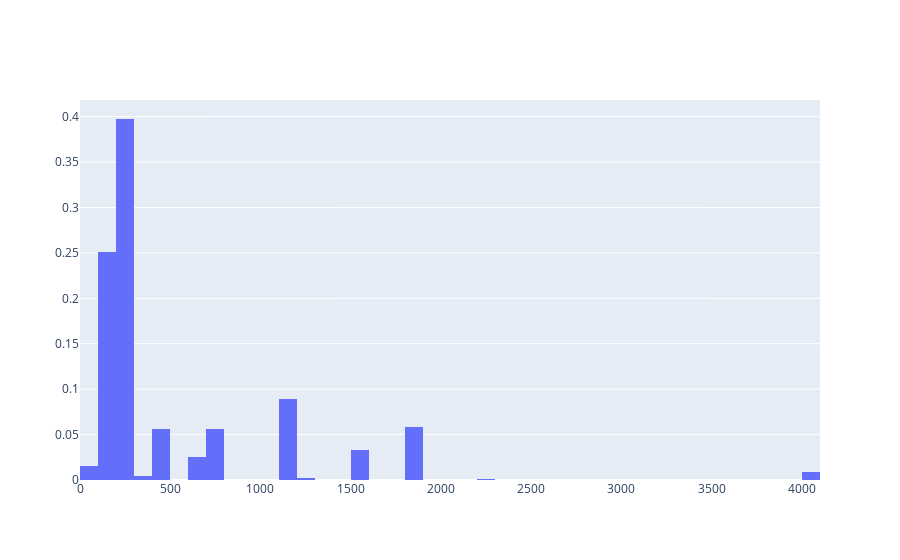

Notebook code for this chart:
### Code cell
hist = np.histogram(all_data["map_dist"])

fig = go.Figure()

fig.add_trace(go.Histogram(x=all_data["map_dist"], histnorm='probability'))
fig.show()
print(len(all_data))

### Figure 1 — Plotly figure (JSON) as saved in the notebook; plotly's stock layout.template omitted (floating-point values rounded to 4 significant figures; data arrays with more than 128 entries replaced by an {"elided": "..."} marker saying what was removed)
{"data": [{"histnorm": "probability", "type": "histogram", "x": {"elided": "760 float values"}}], "layout": {}}
